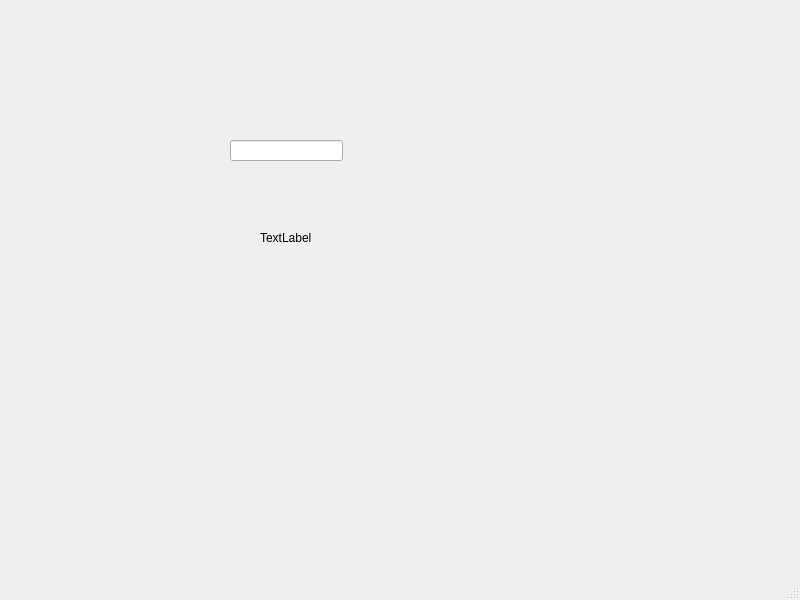
<?xml version="1.0" encoding="UTF-8"?>
<ui version="4.0">
 <class>MainWindow</class>
 <widget class="QMainWindow" name="MainWindow">
  <property name="geometry">
   <rect>
    <x>0</x>
    <y>0</y>
    <width>800</width>
    <height>600</height>
   </rect>
  </property>
  <property name="windowTitle">
   <string>MainWindow</string>
  </property>
  <property name="windowIcon">
   <iconset>
    <normaloff>../../../../../Desktop/ddt_tester.ico</normaloff>../../../../../Desktop/ddt_tester.ico</iconset>
  </property>
  <widget class="QWidget" name="centralwidget">
   <widget class="QLabel" name="label">
    <property name="geometry">
     <rect>
      <x>260</x>
      <y>230</y>
      <width>60</width>
      <height>16</height>
     </rect>
    </property>
    <property name="acceptDrops">
     <bool>true</bool>
    </property>
    <property name="text">
     <string>TextLabel</string>
    </property>
   </widget>
   <widget class="QLineEdit" name="lineEdit">
    <property name="geometry">
     <rect>
      <x>230</x>
      <y>140</y>
      <width>113</width>
      <height>21</height>
     </rect>
    </property>
   </widget>
  </widget>
  <widget class="QMenuBar" name="menubar">
   <property name="geometry">
    <rect>
     <x>0</x>
     <y>0</y>
     <width>800</width>
     <height>22</height>
    </rect>
   </property>
  </widget>
  <widget class="QStatusBar" name="statusbar"/>
  <action name="actionset1">
   <property name="text">
    <string>set1</string>
   </property>
  </action>
  <action name="actionset2">
   <property name="text">
    <string>set2</string>
   </property>
  </action>
  <action name="action3">
   <property name="text">
    <string>3</string>
   </property>
  </action>
  <action name="action4">
   <property name="text">
    <string>4</string>
   </property>
  </action>
 </widget>
 <resources/>
 <connections/>
</ui>
